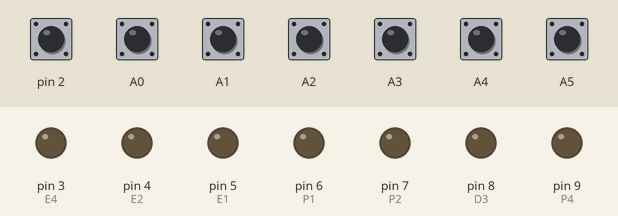
Simulated run of this sketch. Board: Arduino Uno, built with avr-gcc and run on an emulated ATmega328P. Shown: output pins drawn as LEDs (lit = HIGH). The inputs (shaded band) are chosen by the test bench; at power-on: A0–5, pin 2 HIGH. Pins used as bus, display or sensor lines are not drawn.

Above: at 1.2 s.
1.3 s: pin 2 pulled LOW for 0.15 s
At 1.37 s:
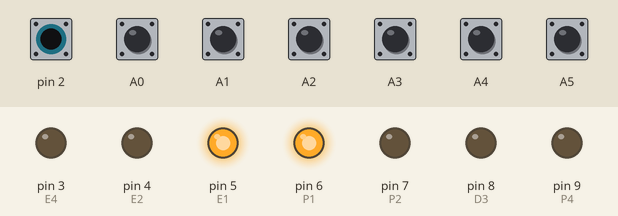
2.9 s: A0 pulled LOW for 0.15 s
At 2.97 s:
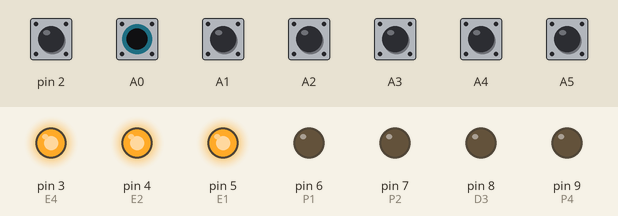
4.5 s: A1 pulled LOW for 0.15 s
At 4.57 s:
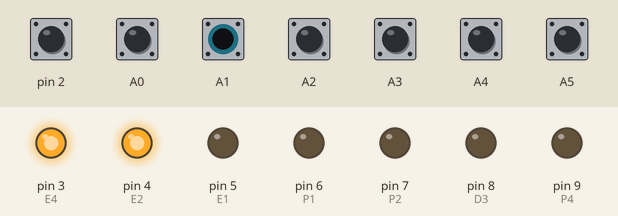
6.1 s: A2 pulled LOW for 0.15 s
At 6.17 s:
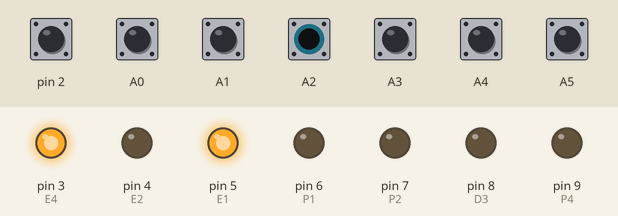
7.7 s: A3 pulled LOW for 0.15 s
At 7.77 s:
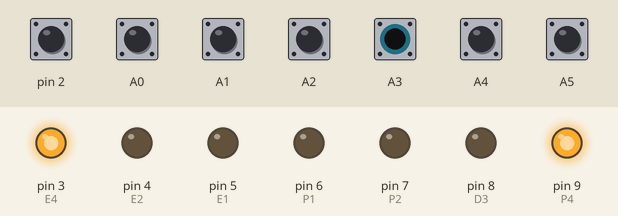
9.3 s: A4 pulled LOW for 0.15 s
At 9.37 s:
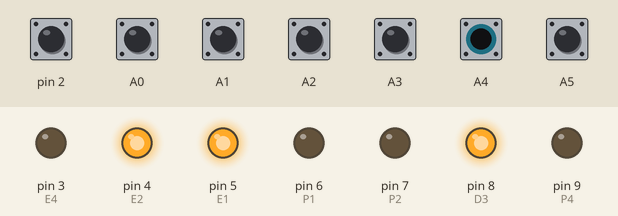
Timing chart, 0 to 11.9 s (numbered marks = the images above; inputs shaded):
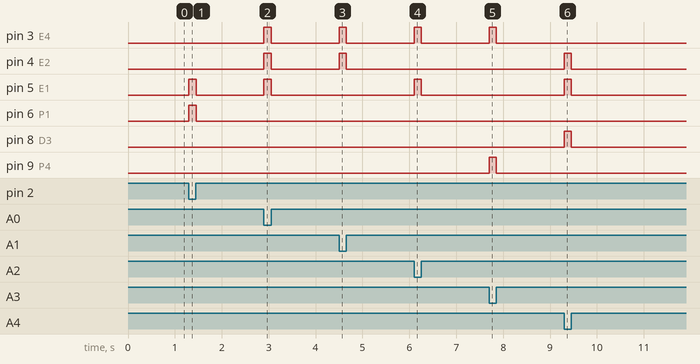

Measured:
- after the input at 1.3 s, pin 5 (E1), pin 6 (P1): LOW → HIGH at once, → LOW 0.15 s later
- after the input at 2.9 s, pin 3 (E4), pin 4 (E2), pin 5 (E1): LOW → HIGH at once, → LOW 0.15 s later
- after the input at 4.5 s, pin 3 (E4), pin 4 (E2): LOW → HIGH at once, → LOW 0.15 s later
- after the input at 6.1 s, pin 3 (E4), pin 5 (E1): LOW → HIGH at once, → LOW 0.15 s later
- after the input at 7.7 s, pin 3 (E4), pin 9 (P4): LOW → HIGH at once, → LOW 0.15 s later
- after the input at 9.3 s, pin 4 (E2), pin 5 (E1), pin 8 (D3): LOW → HIGH at once, → LOW 0.15 s later

The sketch:

HMMG7-4DECO_thinkercad.ino
```cpp
//https://www.tinkercad.com/things/0nLJpxmXUhq
#define P1 6
#define P2 7
#define D3 8
#define P4 9
#define D5 10
#define D6 11
#define D7 12
#define E4 3
#define E2 4
#define E1 5


int dato3;
int dato5;
int dato6;
int dato7;
int paridad1;
int paridad2;
int paridad4;
int errorP4;
int errorP2;
int errorP1;

void setup()
{

  pinMode(P1, OUTPUT);
  pinMode(P2, OUTPUT);
  pinMode(D3, OUTPUT);
  pinMode(P4, OUTPUT);
  pinMode(D5, OUTPUT);
  pinMode(D6, OUTPUT);
  pinMode(D7, OUTPUT);
  pinMode(E4, OUTPUT);
  pinMode(E2, OUTPUT);
  pinMode(E1, OUTPUT);
  pinMode(A0, INPUT_PULLUP);
  pinMode(A1, INPUT_PULLUP);
  pinMode(A2, INPUT_PULLUP);
  pinMode(A3, INPUT_PULLUP);
  pinMode(A4, INPUT_PULLUP);
  pinMode(A5, INPUT_PULLUP);
  pinMode(2, INPUT_PULLUP);


}

void loop()
{
  dato7=digitalRead(A0);
  dato6=digitalRead(A1);
  dato5=digitalRead(A2);
  paridad4=digitalRead(A3);
  dato3=digitalRead(A4);
  paridad2=digitalRead(A5);
  paridad1=digitalRead(2);


  errorP1=(paridad1+dato3+dato5+dato7)%2;
  errorP2=(paridad2+dato3+dato6+dato7)%2;
  errorP4=(paridad4+dato5+dato6+dato7)%2;


  ledsOnOff(12,dato7);
  ledsOnOff(11,dato6);
  ledsOnOff(10,dato5);
  ledsOnOff(9,paridad4);
  ledsOnOff(8,dato3);
  ledsOnOff(7,paridad2);
  ledsOnOff(6,paridad1);
  digitalWrite(5,errorP1);
  digitalWrite(4,errorP2);
  digitalWrite(3,errorP4);
}


int ledsOnOff(int pin,int estadoLed)
{
switch(estadoLed)
  {
  case 0:
    digitalWrite(pin,HIGH);
    break;
  case 1:
    digitalWrite(pin,LOW);
    break;
  }
}
```
